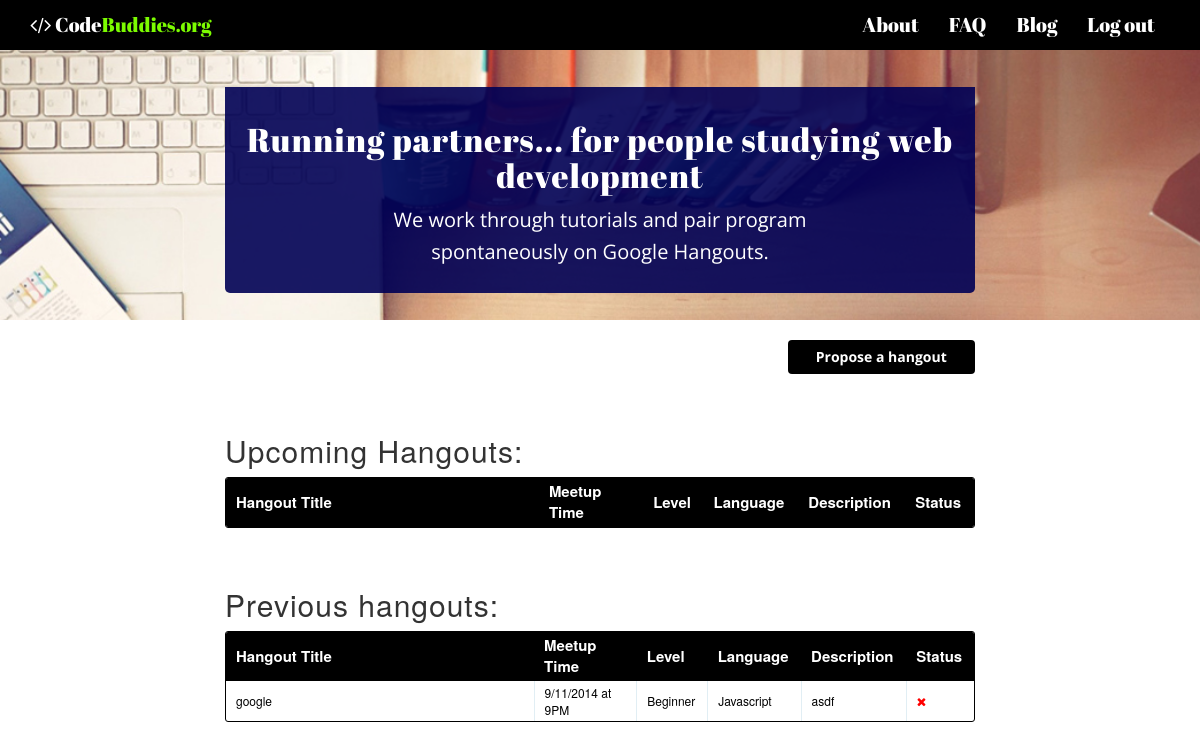
Page /hangout/ (signed in) on the earlier database version.
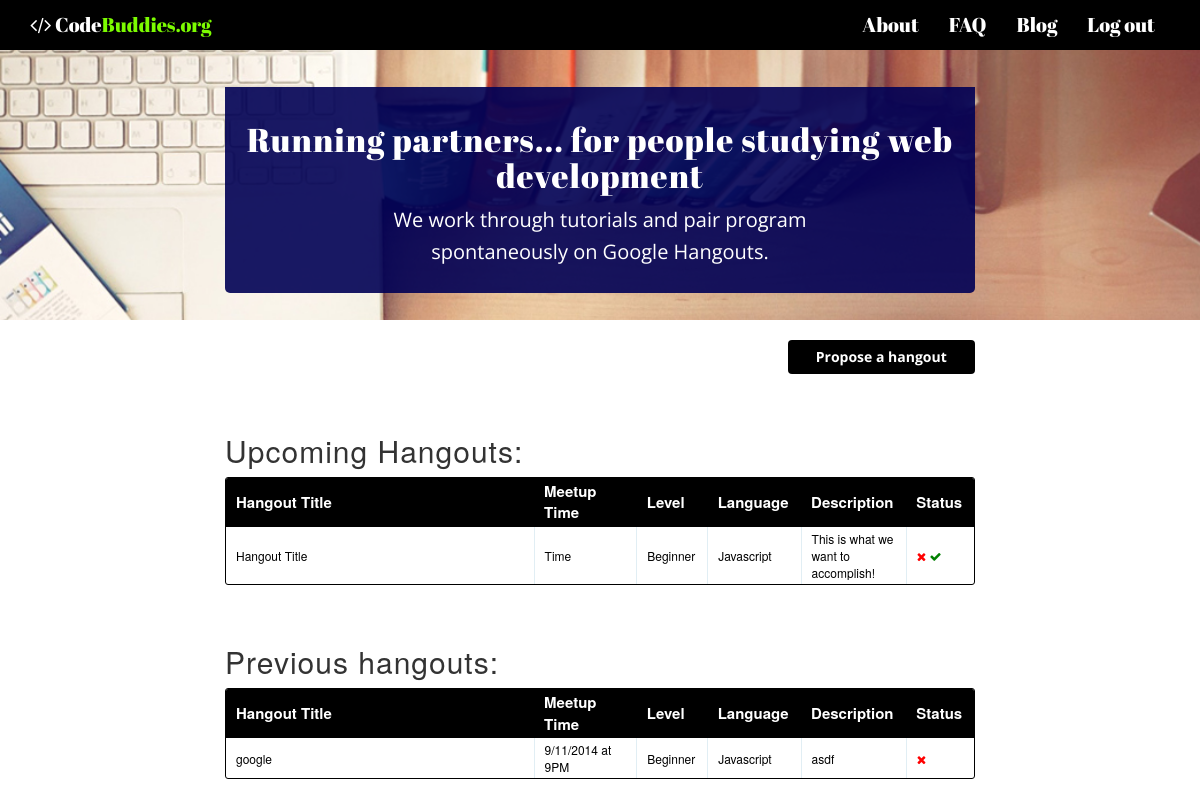
Same page on the later database version.
### tables this page shows
CREATE TABLE hangout( hangout_id INTEGER PRIMARY KEY
		AUTOINCREMENT,
		title TEXT NOT NULL, level TEXT NOT NULL, language TEXT NOT NULL, hangout_date TEXT NOT NULL, description TEXT NOT NULL, status INTEGER NOT NULL);

### views.py (the view)
@app.route('/hangout/')
@login_required
def hangout():
	g.db = connect_db()
	cur = g.db.execute(
		'select title, level, language, hangout_date, description, hangout_id from hangout where status=1')
	upcoming_hangouts = [dict(title=row[0], level=row[1],
		language=row[2], hangout_date=row[3], description=row[4], hangout_id=row[5]) for row in cur.fetchall()]
	cur = g.db.execute(
		'select title, hangout_date, level, language, description, hangout_id from hangout where status=0')
	previous_hangouts = [collections.OrderedDict(title=row[0], hangout_date=row[1],
		level=row[2], language=row[3], description=row[4], hangout_id=row[5]) for row in cur.fetchall()]
	g.db.close()
	return render_template(
		'tasks.html',
		form = ProposeNewHangout(request.form),
		open_tasks=upcoming_hangouts,
		closed_tasks=previous_hangouts
	)

### views.py (called while the page is built)
def connect_db():
	return sqlite3.connect(app.config['DATABASE'])

def login_required(test):
	@wraps(test)
	def wrap(*args, **kwargs):
		if 'logged_in' in session:
			return test(*args, **kwargs)
		else:
			flash('You need to login first.')
			return redirect(url_for('login'))
	return wrap

### templates/tasks.html (shortened to what this page needs)
{% extends "template.html" %}
{% block content %}
	<div>
	<a class="btn button propose" data-toggles=".toggleForm">Propose a hangout</a>
<div class="entries">
	<br />
	<br />
<h2>Upcoming Hangouts:</h2>
<div class="datagrid">
	<table>
		<thead>
			<tr>
				<th width="300px"><strong>Hangout Title</strong></th>
				<th width="100px"><strong>Meetup Time</strong></th>
				<th width="50px"><strong>Level</strong></th>
				<th width="50px"><strong>Language</strong></th>
				<th width="50px"><strong>Description</strong></th>
				<th width="50px"><strong>Status</strong></th>
			</tr>
		</thead>
	{% for o in open_tasks %}
	<tr>
		<td width="300px">{{ o.title }} </td>
		<td width="100px">{{ o.hangout_date }}</td>
		<td width="50px">{{ o.level }}</td>
		<td width="50px">{{ o.language }}</td>
		<td width="50px">{{ o.description }}</td>
	<td>
		<a href="{{ url_for('delete_entry', hangout_id = o.hangout_id) }}"><i class="fa fa-times"></i></a>
		<a href="{{ url_for('complete', hangout_id = o.hangout_id)}}"><i class="fa fa-check"></i></a>
	</td>
</tr>
{% endfor %}
</table>
</div>
<br >
<br >
</div>
<div class="entries">
	<h2>Previous hangouts:</h2>
	<div class="datagrid">
		<table>
			<thead>
				<tr>
					<th width="300px"><strong>Hangout Title</strong></th>
					<th width="100px"><strong>Meetup Time</strong></th>
					<th width="50px"><strong>Level</strong></th>
					<th width="50px"><strong>Language</strong></th>
					<th width="50px"><strong>Description</strong></th>
					<th width="50px"><strong>Status</strong></th>
				</tr>
			</thead>
		{% for c in closed_tasks %}
		<tr>
			<td width="300px"> {{ c.title }}</td>
				<td width="100px">{{ c.hangout_date }}</td>
		<td width="50px">{{ c.level }}</td>
		<td width="50px">{{ c.language }}</td>
		<td width="50px">{{ c.description }}</td>
		<td>
			<a href="{{ url_for('delete_entry', hangout_id = c.hangout_id) }}"><i class="fa fa-times"></i></a>
		</td>
	</tr>
{% endfor %}
</table>
</div>
</div>
</div>
{% endblock %}

### templates/template.html (shortened to what this page needs)
<!DOCTYPE html>
<html>
	<head>
		<link rel="stylesheet" href="{{ url_for('static', filename='css/styles.css') }}">
		<link rel="stylesheet" href="{{ url_for('static', filename='css/bootstrap.min.css') }}">
		 <link href="http://maxcdn.bootstrapcdn.com/font-awesome/4.1.0/css/font-awesome.min.css" rel="stylesheet">
	</head>
	<body id="page-top" data-spy="scroll" data-target=".navbar-custom">
		 <nav class="navbar-fixed-top" role="navigation">
        <div class="container">
            <div class="navbar-header page-scroll">
                <a class="heavy" href="#page-top">
                      <span class="light"><i class="fa fa-code"></i> Code<span class="green">Buddies.org</span></span>
                </a>
            </div>
            <div class="collapse navbar-collapse navbar-right navbar-main-collapse">
                <ul class="nav navbar-nav">
                    <li class="page-scroll">
                        <a href="#about">About</a>
                    </li>
                    <li class="page-scroll">
                        <a href="#faq">FAQ</a>
                    </li>
                    <li class="page-scroll">
                        <a href="http://bit.ly/10HTO4w" target="_blank">Blog</a>
                    </li>
                    <li class="page-scroll">
                            {% if not session.logged_in %}
                            <a href="{{ url_for('login') }}">Log in</a>
                             {% else %}
                            <a href="{{ url_for('logout') }}">Log out</a>
                            {% endif %}
                    </li>
                </ul>
            </div>
        </div>
    </nav>
     <section class="intro">
        <div class="intro-body">
            <div class="container">
                <div class="row">
                    <div class="col-md-8 col-md-offset-2">
                        <div class="intro-text"><h1>Running partners...
for people studying web development</h1>
                                             <p>We work through tutorials and pair program <br />spontaneously on Google Hangouts.</p>
                        </div>
                    </div>
                </div>
            </div>
        </div>
    </section>
		<div class="container">
			<div class="row">
				<div class="col-md-8 col-md-offset-2">
		{% block content %}
		{% endblock %}
			</div>
			</div>
		</div>
	</body>
</html>

### static/css/styles.css (style rules this page uses)
body { font-family: sans-serif; background: #eee; }
a, h1, h2 { color: #377BA8; }
h1, h2 { font-family: 'Georgia', serif; margin: 0; }
h2 { font-size: 1.5em; }
a.propose { margin-top: 20px; width: 25%; float: right; color: black; font-weight: 700; }
.entries { list-style: none; margin: 0; padding: 0; clear: both; }
.datagrid table { border-collapse: collapse; text-align: left; width: 100%; }
.datagrid { background: #fff; overflow: hidden; border: 1px solid #000000; border-radius: 3px; }
.datagrid table td, .datagrid table th { padding: 3px 10px; }
.datagrid table thead th { background-color: #000000; color: #FFFFFF; font-size: 15px; font-weight: bold; }
.datagrid table thead th:first-child { border: none; }
.datagrid table tbody td { color: #000000; border-left: 1px solid #E1EEF4; font-size: 12px; font-weight: normal; }
.datagrid table tbody td:first-child { border-left: none; }
.datagrid table tbody tr:last-child td { border-bottom: none; }
.button { background-color: #000; display: inline-block; color: #ffffff; font-size: 13px; padding: 3px 12px; margin: 0; text-decoration: none; position: relative; }
body { width: 100%; height: 100%; color: #fff; background-color: #000; }
html { width: 100%; height: 100%; }
.green { color: #7CFC00; }
a.heavy, .navbar-nav>li>a { font-family: 'Abril Fatface', cursive; }
a.btn, ul.nav a { color: white; }
a, a:hover, a:focus { text-decoration: none !important; }
h1, h2, h3, h4, h5, h6 { margin: 0 0 35px; //font-weight: 200 !important; letter-spacing: 1px; font-family: 'open sans'; }
.intro-text h1 { font-size: 33px; font-family: 'open sans'; }
.navbar a, .intro-text h1 { font-family: 'Abril Fatface', cursive; }
ol, ul { font-size: 20px; font-family: 'open sans'; }
p { margin: 0 0 25px; font-size: 18px; line-height: 1.5; font-family: 'open sans'; }
a { color: #28c3ab; -webkit-transition: all .2s ease-in-out; -moz-transition: all .2s ease-in-out; transition: all .2s ease-in-out; }
.light { font-weight: 400; }
.heavy { font-weight: 700; }
.intro-text { font-size: 18px; margin-top: 60px; }
.navbar-header a { position: relative; top: 10px; color: white; }
.btn { font-weight: 400; -webkit-transition: all .3s ease-in-out; -moz-transition: all .3s ease-in-out; transition: all .3s ease-in-out; }
.fa-times { color: red; font-size: 22px; }
.fa-check { color: green; font-size: 22px; }
td { font-size: 20px; }
.intro { display: table; width: 100%; height: 100px; padding: 10px 0; text-align: center; color: white; background-color: #222; background: url(../images/books2.jpg) no-repeat center center fixed; -webkit-background-size: cover; -moz-background-size: cover; background-size: cover; -o-background-size: cover; }
.intro-text { border-bottom-right-radius: 5px; border-bottom-left-radius: 5px; padding: 15px; background: rgba(0,1,85, 0.9); //background: rgba(255,153,0, 0.9); }
.intro-text p { color: white; }
.intro-text p, .btn, input#email, .intro-text ul li { font-family: 'open sans'; }
.intro-body { display: table-cell; vertical-align: middle; height: 200px; }
.navbar-fixed-top { color: white; background: black; font-size: 20px; }
@media (min-width:767px) { p { margin: 0 0 35px; font-size: 20px; line-height: 1.6; } }
@media (min-width:767px) { .intro { height: 40%; padding: 0; } }
@media (min-width:767px) { .intro-text { font-size: 25px; } }

Differences in the rows shown:
added hangout: title "Hangout Title", hangout_date "Time", level "Beginner", language "Javascript", description "This is what we want to accomplish!", shown under "Upcoming Hangouts:"
